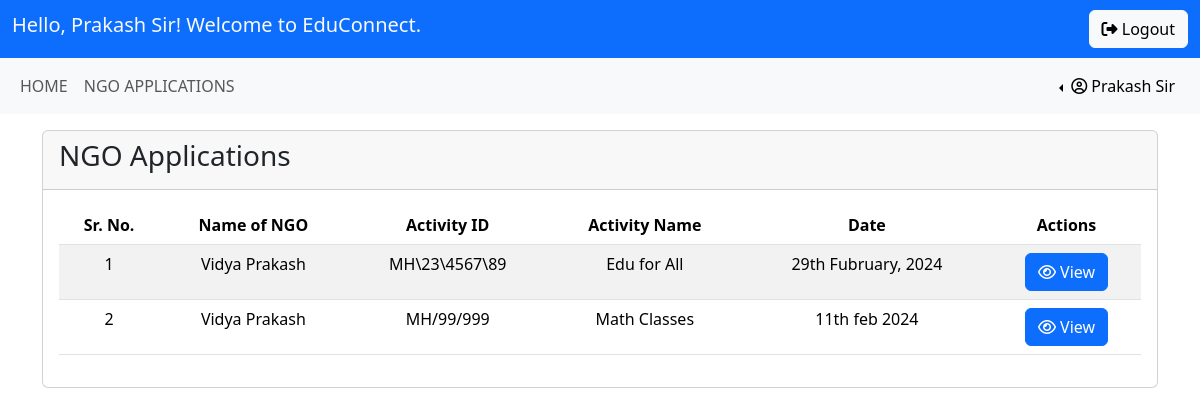
Screenshot of /teacher/ngoApplication.php (signed in) with the database file from the repository.
### tables this page shows
CREATE TABLE `teacherhunt` (
  `sr` int(11) NOT NULL,
  `name` varchar(255) NOT NULL,
  `actName` varchar(255) NOT NULL,
  `actID` varchar(255) NOT NULL,
  `actDate` varchar(255) NOT NULL,
  `actLoc` varchar(5000) NOT NULL,
  `ageGroup` varchar(100) NOT NULL,
  `capacity` varchar(100) NOT NULL,
  `responsibilities` text NOT NULL,
  `exp` text NOT NULL
);

### teacher/ngoApplication.php (the view, shortened to what this page needs)
<?php
require '../common/links.php';
?>
<!DOCTYPE html>
<html lang="en">
<head>
</head>
<body>
    <?php include '../common/navbar.php' ?>
    <?php include '../teacher/teacherNav.php' ?>
    <div class="container">
        <div class="row mt-3">
            <div class="col-12">
                <div class="card">
                    <div class="card-header"><h3>NGO Applications</h3></div>
                    <div class="card-body overflow-x-auto">
                        <table class="table table-striped table-responsive">
                            <thead class="my-2">
                                <tr class="text-center">
                                    <th>Sr. No.</th>
                                    <th>Name of NGO</th>
                                    <th>Activity ID</th>
                                    <th>Activity Name</th>
                                    <th>Date</th>
                                    <th>Actions</th>
                                </tr>
                            </thead>
                            <tbody>
                                <?php
                                $query = "SELECT * FROM teacherhunt";
                                $query_run = mysqli_query($conn, $query);
                                $i = 1;
                                if (mysqli_num_rows($query_run) > 0) {
                                    foreach ($query_run as $post) {
                                ?>
                                <tr class="text-center">
                                    <td><?=$i?></td>
                                    <td><?=$post['name']?></td>
                                    <td><?=$post['actID']?></td>
                                    <td><?=$post['actName']?></td>
                                    <td><?=$post['actDate']?></td>
                                    <td>
                                        <a href="./viewNgoApplication.php?actID=<?=$post['actID']?>" class="btn btn-primary"><i class="far fa-eye"> </i> View</a>
                                    </td>
                                </tr>
                                <?php
                                        $i++;
                                    }
                                } else {
                                    echo "<div class='alert alert-warning' role='alert'>
                                        No Applications Submitted.
                                        </div>";
                                }
                                ?>
                            </tbody>
                        </table>
                    </div>
                </div>
            </div>
        </div>
    </div>
</body>
</html>

### rows the page displays
teacherhunt: name "Vidya Prakash", actID "MH\\23\\4567\\89", actName "Edu for All", actDate "29th Fubruary, 2024"
teacherhunt: name "Vidya Prakash", actID "MH/99/999", actName "Math Classes", actDate "11th feb 2024"

### other values shown
$_SESSION['uname'] "Prakash Sir"
